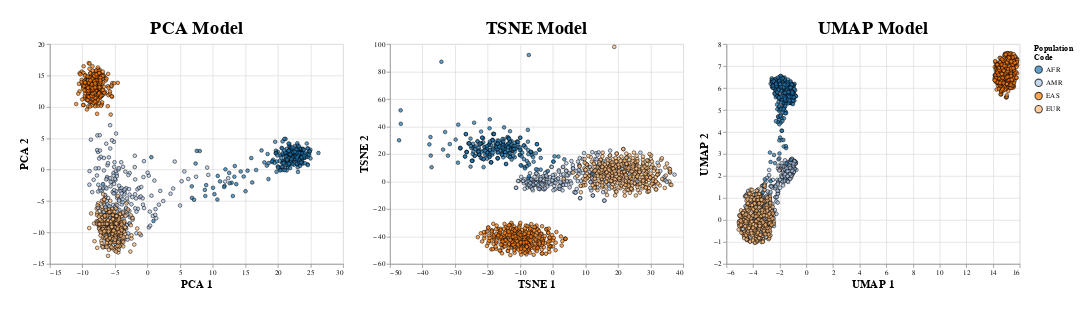

Notebook cell for this chart:
### Code cell
umap_chart = visualize_model(df_vis, "UMAP")
pca_chart = visualize_model(df_vis, "PCA")
tsne_chart = visualize_model(df_vis, "TSNE")

chart = (
    alt.hconcat(
        pca_chart,
        tsne_chart,
        umap_chart, 
        padding = {"left": 25, "right": 25, "bottom": 25, "top": 25}
    )
    .configure_title(
        anchor = alt.TitleAnchor("middle"),
        fontSize = 25 
    )
)

chart

### Figure 1 — Vega-Lite specification as saved in the notebook (floating-point values rounded to 4 significant figures; data arrays with more than 128 entries replaced by an {"elided": "..."} marker saying what was removed)
{"$schema": "https://vega.github.io/schema/vega-lite/v4.17.0.json", "config": {"title": {"anchor": "middle", "fontSize": 25}, "view": {"continuousHeight": 300, "continuousWidth": 400}}, "data": {"name": "data-b2216e5c43e8140c439ca4823249ad0e"}, "datasets": {"data-b2216e5c43e8140c439ca4823249ad0e": {"elided": "1092 records"}}, "hconcat": [{"encoding": {"color": {"field": "superpopulation_code", "legend": {"title": ["Population", "Code"]}, "scale": {"scheme": "category20"}, "type": "nominal"}, "x": {"axis": {"titleFontSize": 15}, "field": "PCA 1", "type": "quantitative"}, "y": {"axis": {"titleFontSize": 15}, "field": "PCA 2", "type": "quantitative"}}, "mark": {"size": 25, "stroke": "black", "strokeWidth": 1, "type": "circle"}, "title": "PCA Model"}, {"encoding": {"color": {"field": "superpopulation_code", "legend": {"title": ["Population", "Code"]}, "scale": {"scheme": "category20"}, "type": "nominal"}, "x": {"axis": {"titleFontSize": 15}, "field": "TSNE 1", "type": "quantitative"}, "y": {"axis": {"titleFontSize": 15}, "field": "TSNE 2", "type": "quantitative"}}, "mark": {"size": 25, "stroke": "black", "strokeWidth": 1, "type": "circle"}, "title": "TSNE Model"}, {"encoding": {"color": {"field": "superpopulation_code", "legend": {"title": ["Population", "Code"]}, "scale": {"scheme": "category20"}, "type": "nominal"}, "x": {"axis": {"titleFontSize": 15}, "field": "UMAP 1", "type": "quantitative"}, "y": {"axis": {"titleFontSize": 15}, "field": "UMAP 2", "type": "quantitative"}}, "mark": {"size": 25, "stroke": "black", "strokeWidth": 1, "type": "circle"}, "title": "UMAP Model"}], "padding": {"bottom": 25, "left": 25, "right": 25, "top": 25}}
